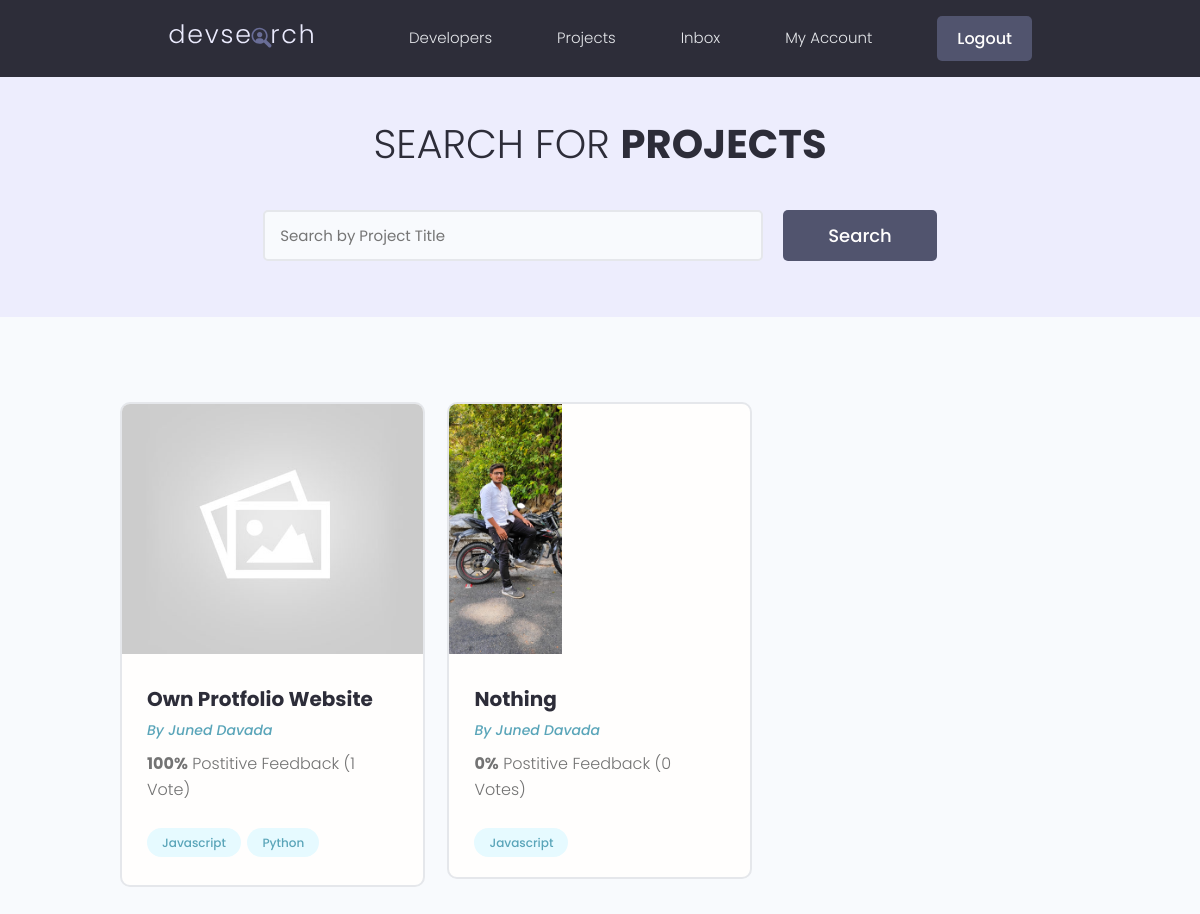
Before: /project/projects/ (signed in) with the older database file.
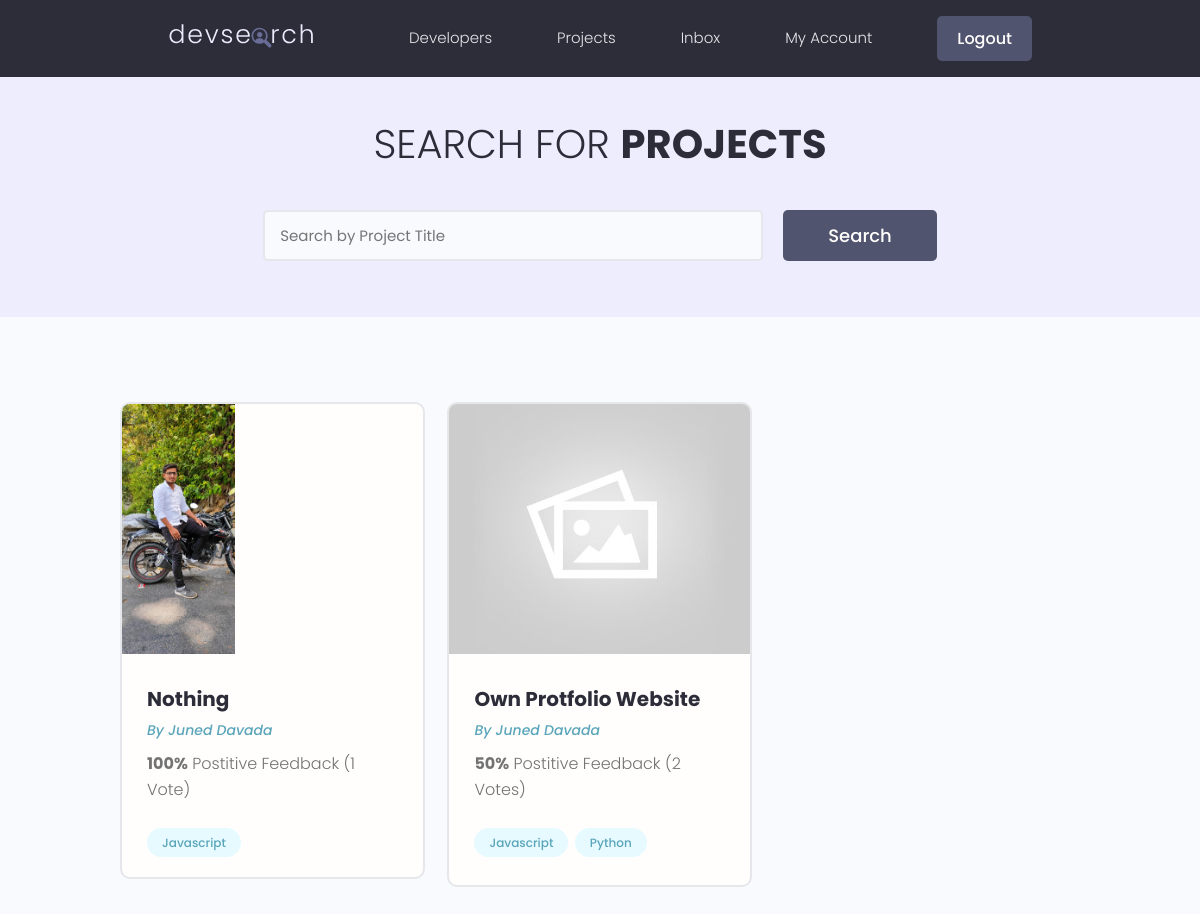
After: the same page with the newer database file.
### project/models.py (models this page shows, shortened)
class Project(models.Model):
    owner = models.ForeignKey(Profile , on_delete=models.SET_NULL , null=True,blank = True)
    title = models.CharField(max_length=200)
    featured_image = models.ImageField(upload_to="project_images", null=True, blank=True , default="default.jpg")
    description = models.TextField(null=True , blank=True)
    demo_link = models.CharField(max_length=2000,null=True, blank=True)
    source_link = models.CharField(max_length=2000,null=True, blank=True)
    tags = models.ManyToManyField('Tag', blank=True)
    vote_total = models.IntegerField(default=0,null=True, blank=True)
    vote_ratio = models.IntegerField(default=0,null=True, blank=True)
    created = models.DateTimeField(auto_now_add=True)
    id = models.UUIDField(default=uuid.uuid4 , unique=True , primary_key=True , editable=False)
    class Meta:
        ordering = ['-vote_ratio' , '-vote_total' , 'title']

class Tag(models.Model):
    name = models.CharField(max_length=200)
    created = models.DateTimeField(auto_now_add=True)
    id = models.UUIDField(default=uuid.uuid4,unique=True ,primary_key=True ,editable=False)
    def __str__(self):
        return self.name

### pages/models.py (models this page shows, shortened)
class Profile(models.Model):
    user = models.OneToOneField(User, on_delete=models.CASCADE , null=True , blank=True)
    name = models.CharField(max_length=200 , blank=True , null=True)
    email = models.EmailField(max_length=500 , blank=True , null=True)
    username = models.CharField(max_length=200 , blank=True , null=True)
    location = models.CharField(max_length=200 , blank=True , null=True)
    short_intro = models.CharField(max_length=300 , blank=True , null=True)
    bio = models.TextField(blank=True , null=True)
    profile_image = models.ImageField(upload_to="user_images" , null=True, blank=True , default="profile_pic.jpeg")
    social_github = models.CharField(max_length=200 , blank=True , null=True)
    social_twitter = models.CharField(max_length=200 , blank=True , null=True)
    social_linkedin = models.CharField(max_length=200 , blank=True , null=True)
    social_youtube = models.CharField(max_length=200 , blank=True , null=True)
    social_website = models.CharField(max_length=200 , blank=True , null=True)
    created = models.DateTimeField(auto_now_add=True)
    id = models.UUIDField(default=uuid.uuid4 , unique=True , primary_key=True , editable=False)

### project/views.py (the view)
# urls.py: path('projects/',views.listproject,name="listproject"),
@login_required(login_url='login')
def listproject(request):
    search_query = ''
    if request.GET.get('search_query'):
        search_query = request.GET.get('search_query')
    tags = Tag.objects.filter(name__icontains=search_query)
    list_project = Project.objects.distinct().filter(
        Q(title__icontains=search_query) |
        Q(description__icontains=search_query) |
        Q(owner__name__icontains=search_query) |
        Q(tags__in=tags)
    )
    page = request.GET.get('page')
    result = 10
    paginator = Paginator(list_project, result)
    try:
        list_project = paginator.page(page)
    except PageNotAnInteger:
        page = 1
        list_project = paginator.page(page)
    except EmptyPage:
        page = paginator.num_pages
        list_project = paginator.page(page)
    leftIndex = (int(page) -4)
    if leftIndex < 1:
        leftIndex = 1
    rightIndex = (int(page) +5)
    if rightIndex > paginator.num_pages:
        rightIndex = paginator.num_pages + 1
    custom_range = range(leftIndex , rightIndex)
    context = {
        'list_project': list_project ,
        'search_query': search_query ,
        'paginator' : paginator ,
        'custom_range': custom_range ,
    }
    return render(request, "project/projects.html" , context)

### project/templates/project/projects.html (shortened to what this page needs)
{% extends 'pages/base.html' %}
{% load static %}
{% block content %}
<main class="projects">
  <section class="hero-section text-center">
    <div class="container container--narrow">
      <div class="hero-section__box">
        <h2>Search for <span>Projects</span></h2>
      </div>
      <div class="hero-section__search">
        <form class="form" id="searchForm" action="" method="get">
          <div class="form__field">
            <input class="input input--text" id="formInput#search" type="text" name="search_query" value="{{search_query}}"
              placeholder="Search by Project Title" />
          </div>
          <input class="btn btn--sub btn--lg" type="submit" value="Search" />
        </form>
      </div>
    </div>
  </section>
  <section class="projectsList">
    <div class="container">
      <div class="grid grid--three">
        {% for project in list_project %}
          <div class="column">
            <div class="card project">
              <a href="{% url 'project-description' project.id  %}" class="project">
                <img class="project__thumbnail" src="{{project.featured_image.url}}" alt="project thumbnail" />
                <div class="card__body">
                  <h3 class="project__title">{{project.title}}</h3>
                  <p><a class="project__author" href="{% url 'profile' project.owner.id %}">By {{project.owner.name}}</a></p>
                  <p class="project--rating">
                    <span style="font-weight: bold;">{{project.vote_ratio}}%</span> Postitive
                    Feedback ({{project.vote_total}} Vote{{project.vote_total|pluralize:"s"}})
                  </p>
                  <div class="project__tags">
                    {% for tag in project.tags.all %}
                    <span class="tag tag--pill tag--main">
                      <small>{{tag}}</small>
                    </span>
                    {% endfor %}
                  </div>
                </div>
              </a>
            </div>
          </div>
        {% endfor %}
      </div>
    </div>
  </section>
</main>
{% endblock content %}

Changed rows visible on the page:
changed Project "Nothing": vote_ratio "0" → "100"; vote_total "0" → "1"; moves up the list
changed Project "Own Protfolio Website": vote_ratio "100" → "50"; vote_total "1" → "2"
